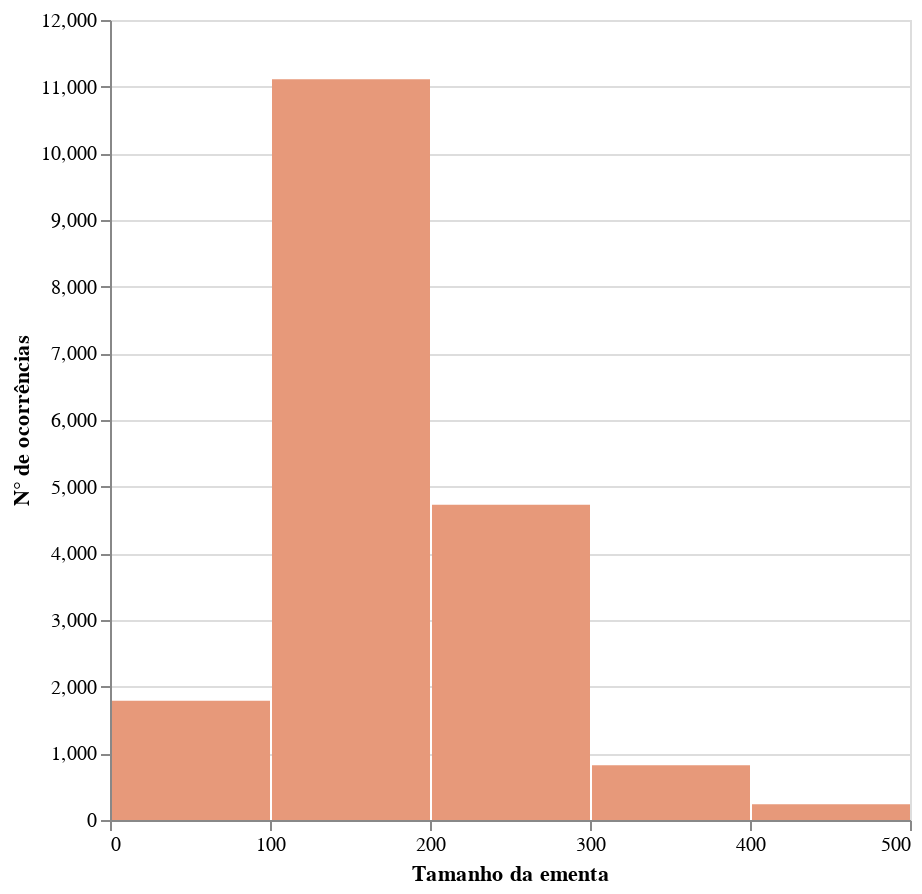

The cell this chart's notebook holds for it:
### Code cell
#hide_input
alt.Chart(text_size).mark_bar().encode(
    alt.X("size", bin=alt.Bin(extent=[0, int(np.quantile(text_size['size'], 0.99))+1], step=100), title='Tamanho da ementa'),
    alt.Y('count()', title='N° de ocorrências'), tooltip=[alt.Tooltip('count()', title='N° de ocorrências')])\
    .properties(height=400, width=400)\
    .configure_mark(color=default_color_2)

### Figure 1 — Vega-Lite specification as saved in the notebook (floating-point values rounded to 4 significant figures; data arrays with more than 128 entries replaced by an {"elided": "..."} marker saying what was removed)
{"config": {"view": {"continuousWidth": 400, "continuousHeight": 300}, "mark": {"color": "#E7997A"}}, "data": {"name": "data-3919c14a1f44a2c86547282ae3eebb6b"}, "mark": "bar", "encoding": {"tooltip": [{"type": "quantitative", "aggregate": "count", "title": "N° de ocorrências"}], "x": {"type": "quantitative", "bin": {"extent": [0, 468], "step": 100}, "field": "size", "title": "Tamanho da ementa"}, "y": {"type": "quantitative", "aggregate": "count", "title": "N° de ocorrências"}}, "height": 400, "width": 400, "$schema": "https://vega.github.io/schema/vega-lite/v4.8.1.json", "datasets": {"data-3919c14a1f44a2c86547282ae3eebb6b": {"elided": "18831 records"}}}
